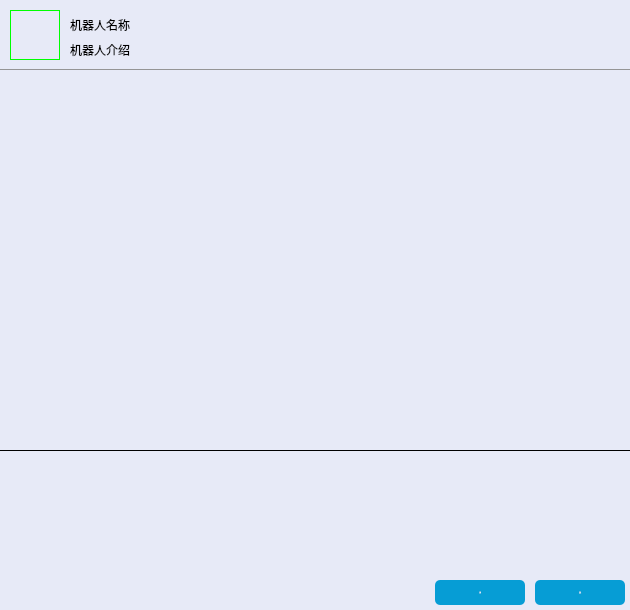
<?xml version="1.0" encoding="UTF-8"?>
<ui version="4.0">
 <class>AiChat</class>
 <widget class="QWidget" name="AiChat">
  <property name="geometry">
   <rect>
    <x>0</x>
    <y>0</y>
    <width>630</width>
    <height>610</height>
   </rect>
  </property>
  <property name="minimumSize">
   <size>
    <width>630</width>
    <height>610</height>
   </size>
  </property>
  <property name="maximumSize">
   <size>
    <width>630</width>
    <height>610</height>
   </size>
  </property>
  <property name="windowTitle">
   <string>Form</string>
  </property>
  <property name="styleSheet">
   <string notr="true">/*全局样式表*/
QPushButton{
	border:none;
}

/*局部样式表Top*/
QWidget#Top{
	background-color: rgb(231, 234, 247);
	border-bottom:1px solid rgb(149, 149, 149);
}

QLabel#FriendHead{
	border:1px solid rgb(0, 255, 0);;
}

QPushButton#close_Btntop:hover{
	background-color: rgb(255, 0, 0);
}

QPushButton#reduce_Btn:hover{
	background-color: rgb(217, 217, 217);
}

/*局部样式表Center*/
QWidget#text_Widget{
	background-color: rgb(231, 234, 247);
}

QLabel#Image{
	border-bottom:1px solid rgb(149, 149, 149);
	background-color: rgb(255, 255, 255);
}

/*局部样式表Bottom*/
QWidget#Bottom{
    border-top:1px solid rgb(0, 0, 0);
	background-color: rgb(231, 234, 247);
}

QPushButton#emote_Btn:hover{
	 border:1px solid rgb(203, 203, 203);
}

QPushButton#file_Btn:hover{
	 border:1px solid rgb(203, 203, 203);
}

QTextEdit#text_Edit{
	background-color: rgb(231, 234, 247);
	border:noe;
}

QPushButton#close_Btnbottom{
	background-color: rgb(6, 157, 213);
	color: rgb(255, 255, 255);
	border-radius:5px;
	font:normal 18px &quot;楷体&quot;;
}

QPushButton#close_Btnbottom:hover{
	background-color: rgb(75,202,255);
}

QPushButton#sending_Btn{
	background-color: rgb(6, 157, 213);
	color: rgb(255, 255, 255);
	border-radius:5px;
	font:normal 18px &quot;楷体&quot;;
}

QPushButton#sending_Btn:hover{
	background-color: rgb(75,202,255);
}

QTextBrowser#text_Browser{
	border:none;
 	background:#E7EAF7;
}

QPushButton#setup_Btn:hover{
	background-color: rgb(217, 217, 217);
}

</string>
  </property>
  <widget class="QWidget" name="Top" native="true">
   <property name="geometry">
    <rect>
     <x>0</x>
     <y>0</y>
     <width>630</width>
     <height>70</height>
    </rect>
   </property>
   <property name="minimumSize">
    <size>
     <width>630</width>
     <height>70</height>
    </size>
   </property>
   <property name="maximumSize">
    <size>
     <width>630</width>
     <height>70</height>
    </size>
   </property>
   <widget class="QLabel" name="FriendHead">
    <property name="geometry">
     <rect>
      <x>10</x>
      <y>10</y>
      <width>50</width>
      <height>50</height>
     </rect>
    </property>
    <property name="text">
     <string/>
    </property>
    <property name="scaledContents">
     <bool>true</bool>
    </property>
   </widget>
   <widget class="QLabel" name="FriendName">
    <property name="geometry">
     <rect>
      <x>70</x>
      <y>15</y>
      <width>150</width>
      <height>20</height>
     </rect>
    </property>
    <property name="minimumSize">
     <size>
      <width>150</width>
      <height>20</height>
     </size>
    </property>
    <property name="maximumSize">
     <size>
      <width>150</width>
      <height>20</height>
     </size>
    </property>
    <property name="text">
     <string>机器人名称</string>
    </property>
   </widget>
   <widget class="QLabel" name="FriendSign">
    <property name="geometry">
     <rect>
      <x>70</x>
      <y>40</y>
      <width>300</width>
      <height>20</height>
     </rect>
    </property>
    <property name="minimumSize">
     <size>
      <width>300</width>
      <height>20</height>
     </size>
    </property>
    <property name="maximumSize">
     <size>
      <width>300</width>
      <height>20</height>
     </size>
    </property>
    <property name="text">
     <string>机器人介绍</string>
    </property>
   </widget>
   <widget class="QPushButton" name="close_Btntop">
    <property name="geometry">
     <rect>
      <x>610</x>
      <y>0</y>
      <width>20</width>
      <height>20</height>
     </rect>
    </property>
    <property name="minimumSize">
     <size>
      <width>20</width>
      <height>20</height>
     </size>
    </property>
    <property name="maximumSize">
     <size>
      <width>20</width>
      <height>20</height>
     </size>
    </property>
    <property name="text">
     <string/>
    </property>
    <property name="icon">
     <iconset resource="../image/Image.qrc">
      <normaloff>:/new/icons/icons/becurrent/close.png</normaloff>:/new/icons/icons/becurrent/close.png</iconset>
    </property>
   </widget>
   <widget class="QPushButton" name="reduce_Btn">
    <property name="geometry">
     <rect>
      <x>588</x>
      <y>0</y>
      <width>20</width>
      <height>20</height>
     </rect>
    </property>
    <property name="minimumSize">
     <size>
      <width>20</width>
      <height>20</height>
     </size>
    </property>
    <property name="maximumSize">
     <size>
      <width>20</width>
      <height>20</height>
     </size>
    </property>
    <property name="text">
     <string/>
    </property>
    <property name="icon">
     <iconset resource="../image/Image.qrc">
      <normaloff>:/new/icons/icons/becurrent/minus.png</normaloff>:/new/icons/icons/becurrent/minus.png</iconset>
    </property>
   </widget>
  </widget>
  <widget class="QWidget" name="Centre" native="true">
   <property name="geometry">
    <rect>
     <x>0</x>
     <y>70</y>
     <width>630</width>
     <height>380</height>
    </rect>
   </property>
   <property name="minimumSize">
    <size>
     <width>630</width>
     <height>380</height>
    </size>
   </property>
   <property name="maximumSize">
    <size>
     <width>630</width>
     <height>380</height>
    </size>
   </property>
   <widget class="QScrollArea" name="text_scrollArea">
    <property name="geometry">
     <rect>
      <x>0</x>
      <y>0</y>
      <width>630</width>
      <height>380</height>
     </rect>
    </property>
    <property name="minimumSize">
     <size>
      <width>630</width>
      <height>380</height>
     </size>
    </property>
    <property name="maximumSize">
     <size>
      <width>630</width>
      <height>380</height>
     </size>
    </property>
    <property name="frameShape">
     <enum>QFrame::NoFrame</enum>
    </property>
    <property name="lineWidth">
     <number>-1</number>
    </property>
    <property name="horizontalScrollBarPolicy">
     <enum>Qt::ScrollBarAlwaysOff</enum>
    </property>
    <property name="sizeAdjustPolicy">
     <enum>QAbstractScrollArea::AdjustIgnored</enum>
    </property>
    <property name="widgetResizable">
     <bool>true</bool>
    </property>
    <property name="alignment">
     <set>Qt::AlignLeading|Qt::AlignLeft|Qt::AlignTop</set>
    </property>
    <widget class="QWidget" name="text_Widget">
     <property name="geometry">
      <rect>
       <x>0</x>
       <y>0</y>
       <width>630</width>
       <height>380</height>
      </rect>
     </property>
    </widget>
   </widget>
  </widget>
  <widget class="QWidget" name="Bottom" native="true">
   <property name="geometry">
    <rect>
     <x>0</x>
     <y>450</y>
     <width>630</width>
     <height>160</height>
    </rect>
   </property>
   <property name="minimumSize">
    <size>
     <width>630</width>
     <height>160</height>
    </size>
   </property>
   <property name="maximumSize">
    <size>
     <width>630</width>
     <height>160</height>
    </size>
   </property>
   <widget class="QPushButton" name="close_Btnbottom">
    <property name="geometry">
     <rect>
      <x>435</x>
      <y>130</y>
      <width>90</width>
      <height>25</height>
     </rect>
    </property>
    <property name="minimumSize">
     <size>
      <width>90</width>
      <height>25</height>
     </size>
    </property>
    <property name="maximumSize">
     <size>
      <width>90</width>
      <height>25</height>
     </size>
    </property>
    <property name="font">
     <font>
      <family>楷体</family>
      <pointsize>-1</pointsize>
      <italic>false</italic>
      <bold>false</bold>
     </font>
    </property>
    <property name="text">
     <string>关闭</string>
    </property>
   </widget>
   <widget class="QPushButton" name="sending_Btn">
    <property name="geometry">
     <rect>
      <x>535</x>
      <y>130</y>
      <width>90</width>
      <height>25</height>
     </rect>
    </property>
    <property name="minimumSize">
     <size>
      <width>90</width>
      <height>25</height>
     </size>
    </property>
    <property name="maximumSize">
     <size>
      <width>90</width>
      <height>25</height>
     </size>
    </property>
    <property name="font">
     <font>
      <family>楷体</family>
      <pointsize>-1</pointsize>
      <italic>false</italic>
      <bold>false</bold>
     </font>
    </property>
    <property name="text">
     <string>发送</string>
    </property>
   </widget>
   <widget class="QTextEdit" name="text_Edit">
    <property name="geometry">
     <rect>
      <x>0</x>
      <y>1</y>
      <width>630</width>
      <height>120</height>
     </rect>
    </property>
    <property name="minimumSize">
     <size>
      <width>630</width>
      <height>120</height>
     </size>
    </property>
    <property name="maximumSize">
     <size>
      <width>630</width>
      <height>120</height>
     </size>
    </property>
    <property name="font">
     <font>
      <pointsize>14</pointsize>
     </font>
    </property>
    <property name="verticalScrollBarPolicy">
     <enum>Qt::ScrollBarAlwaysOff</enum>
    </property>
    <property name="horizontalScrollBarPolicy">
     <enum>Qt::ScrollBarAlwaysOff</enum>
    </property>
    <property name="html">
     <string>&lt;!DOCTYPE HTML PUBLIC &quot;-//W3C//DTD HTML 4.0//EN&quot; &quot;http://www.w3.org/TR/REC-html40/strict.dtd&quot;&gt;
&lt;html&gt;&lt;head&gt;&lt;meta name=&quot;qrichtext&quot; content=&quot;1&quot; /&gt;&lt;meta charset=&quot;utf-8&quot; /&gt;&lt;style type=&quot;text/css&quot;&gt;
p, li { white-space: pre-wrap; }
hr { height: 1px; border-width: 0; }
li.unchecked::marker { content: &quot;\2610&quot;; }
li.checked::marker { content: &quot;\2612&quot;; }
&lt;/style&gt;&lt;/head&gt;&lt;body style=&quot; font-family:'Microsoft YaHei UI'; font-size:14pt; font-weight:400; font-style:normal;&quot;&gt;
&lt;p style=&quot;-qt-paragraph-type:empty; margin-top:0px; margin-bottom:0px; margin-left:0px; margin-right:0px; -qt-block-indent:0; text-indent:0px; font-size:9pt;&quot;&gt;&lt;br /&gt;&lt;/p&gt;&lt;/body&gt;&lt;/html&gt;</string>
    </property>
   </widget>
  </widget>
 </widget>
 <resources>
  <include location="../image/Image.qrc"/>
 </resources>
 <connections/>
</ui>
